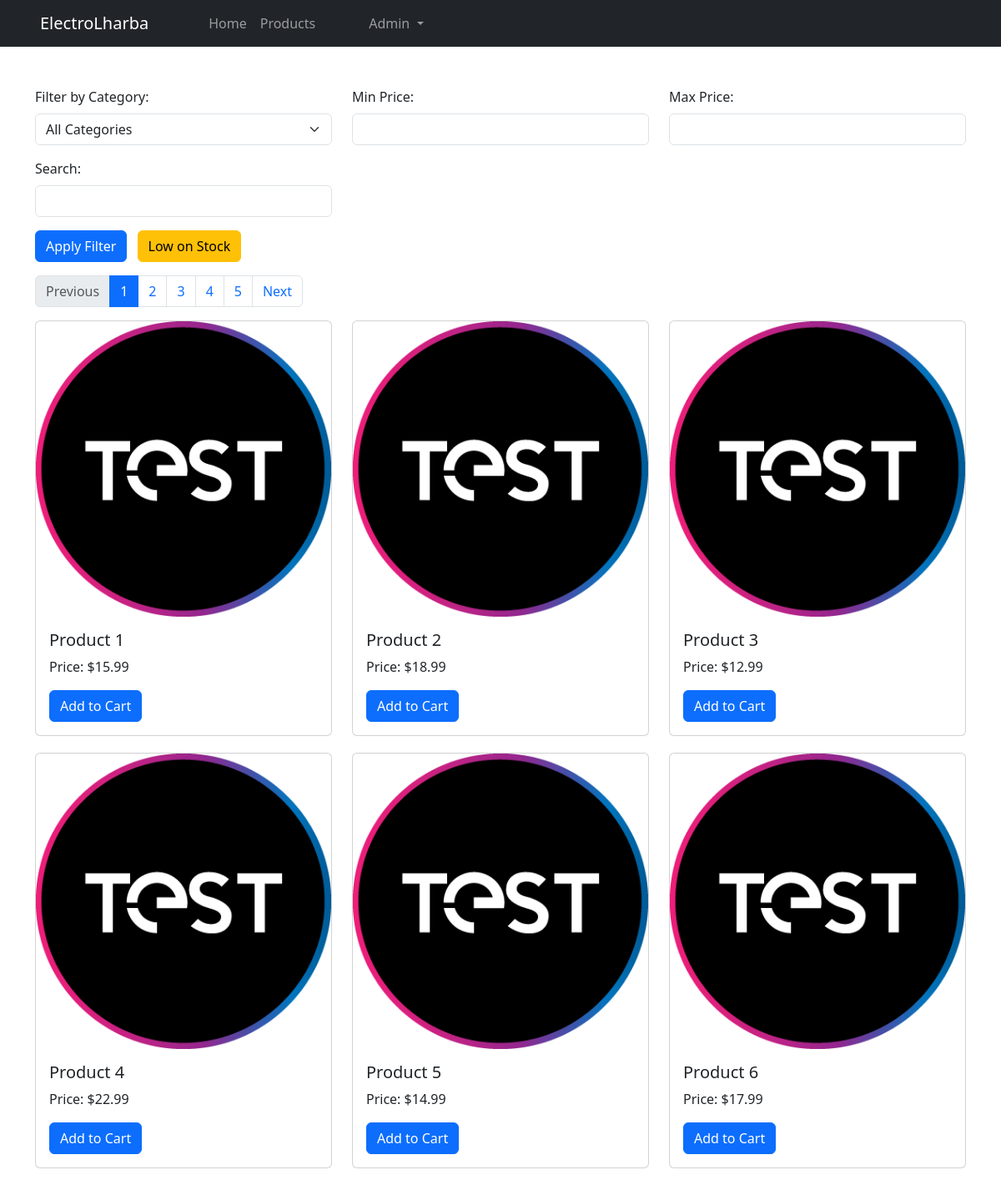
The page /products.php (signed in) on the database its author committed.
### tables this page shows
CREATE TABLE Products (
    product_id INT PRIMARY KEY AUTO_INCREMENT,
    reference VARCHAR(255) NOT NULL,
    image VARCHAR(255) NOT NULL,
    barcode VARCHAR(255) NOT NULL,
    label VARCHAR(255) NOT NULL,
    purchase_price DECIMAL(10, 2) NOT NULL,
    final_price DECIMAL(10, 2) NOT NULL,
    price_offer VARCHAR(255) NOT NULL,
    description TEXT NOT NULL,
    min_quantity INT NOT NULL,
    stock_quantity INT NOT NULL,
    category_id INT,
    disabled BOOLEAN DEFAULT FALSE NOT NULL,
    FOREIGN KEY (category_id) REFERENCES Categories(category_id)
);

### products.php (the view, shortened to what this page needs)
<?php
include 'db_cnx.php';
$categoryFilter = isset($_GET['categoryFilter']) ? $_GET['categoryFilter'] : '';
$minPriceFilter = isset($_GET['minPrice']) ? $_GET['minPrice'] : '';
$maxPriceFilter = isset($_GET['maxPrice']) ? $_GET['maxPrice'] : '';
$searchFilter = isset($_GET['search']) ? $_GET['search'] : '';
$page = isset($_GET['page']) ? intval($_GET['page']) : 1;
$productsPerPage = 6;
$startIndex = ($page - 1) * $productsPerPage;
$totalProductsQuery = "SELECT COUNT(*) as total FROM Products WHERE disabled = FALSE";
$totalProductsResult = mysqli_query($conn, $totalProductsQuery);
$totalProductsRow = mysqli_fetch_assoc($totalProductsResult);
$numProducts = $totalProductsRow['total'];
$totalPages = ceil($numProducts / $productsPerPage);
$productQuery = "SELECT * FROM Products WHERE disabled = FALSE";
$productQuery .= " LIMIT $startIndex, $productsPerPage";
$productResult = mysqli_query($conn, $productQuery);
?>
<!DOCTYPE html>
<html lang="en">
<head>
    <link rel="stylesheet" href="https://cdn.jsdelivr.net/npm/bootstrap@5.3.0/dist/css/bootstrap.min.css">
</head>
<body>
    <?php include("nav.php"); ?>
    <div class="container mt-5">
        <form method="get" id="filterForm">
            <div class="row mb-3">
                <div class="col-md-4">
                    <label for="categoryFilter" class="form-label">Filter by Category:</label>
                    <select name="categoryFilter" id="categoryFilter" class="form-select">
                        <option value="">All Categories</option>
                    </select>
                </div>
                <div class="col-md-4">
                    <label for="minPrice" class="form-label">Min Price:</label>
                    <input type="text" name="minPrice" id="minPrice" class="form-control" value="<?php echo $minPriceFilter; ?>">
                </div>
                <div class="col-md-4">
                    <label for="maxPrice" class="form-label">Max Price:</label>
                    <input type="text" name="maxPrice" id="maxPrice" class="form-control" value="<?php echo $maxPriceFilter; ?>">
                </div>
            </div>
            <div class="row mb-3">
                <div class="col-md-4">
                    <label for="search" class="form-label">Search:</label>
                    <input type="text" name="search" id="search" class="form-control" value="<?php echo $searchFilter; ?>">
                </div>
            </div>
            <div class="mb-3">
                <button type="submit" class="btn btn-primary">Apply Filter</button>
                <button type="submit" class="btn btn-warning ms-2" name="lowOnStock" value="1">Low on Stock</button>
            </div>
        </form>
        <nav aria-label="Page navigation example">
            <ul class="pagination">
                <li class="page-item <?php echo ($page == 1) ? 'disabled' : ''; ?>">
                    <a class="page-link" href="<?php echo generatePageLink($page - 1); ?>">Previous</a>
                </li>
                <?php for ($i = 1; $i <= $totalPages; $i++) : ?>
                    <li class="page-item <?php echo ($page == $i) ? 'active' : ''; ?>">
                        <a class="page-link" href="<?php echo generatePageLink($i); ?>"><?php echo $i; ?></a>
                    </li>
                <?php endfor; ?>
                <li class="page-item <?php echo ($page == $totalPages || $totalPages == 0) ? 'disabled' : ''; ?>">
                    <a class="page-link" href="<?php echo generatePageLink($page + 1); ?>">Next</a>
                </li>
            </ul>
        </nav>
        <div class="row" id="products-container">
            <?php while ($row = mysqli_fetch_assoc($productResult)) : ?>
                <div class="col-md-4">
                    <div class="card">
                        <a href="product-details.php?id=<?php echo $row['product_id']; ?>">
                            <img src="./img/<?php echo $row['image']; ?>" class=" card-img-top" alt="<?php echo $row['label']; ?>">
                        </a>
                        <div class="card-body">
                            <h5 class="card-title"><?php echo $row['label']; ?></h5>
                            <p class="card-text">Price: $<?php echo $row['final_price']; ?></p>
                            <form method="post" action="cart.php?action=add&id=<?php echo $row['product_id']; ?>">
                                <input type="submit" name="add_to_cart" value="Add to Cart" class="btn btn-primary">
                            </form>
                        </div>
                    </div>
                </div>
            <?php endwhile; ?>
        </div>
    </div>
    <?php
    function generatePageLink($pageNumber)
    {
        global $categoryFilter, $minPriceFilter, $maxPriceFilter, $lowOnStockFilter, $searchFilter;
        $link = "?page=$pageNumber";
        $link .= ($categoryFilter != '') ? "&categoryFilter=$categoryFilter" : '';
        $link .= ($minPriceFilter != '') ? "&minPrice=$minPriceFilter" : '';
        $link .= ($maxPriceFilter != '') ? "&maxPrice=$maxPriceFilter" : '';
        $link .= ($lowOnStockFilter) ? '&lowOnStock=1' : '';
        $link .= ($searchFilter != '') ? "&search=$searchFilter" : '';
        return $link;
    }
    ?>
    <?php include("footer.php"); ?>

### nav.php (shortened to what this page needs)
<?php
$userRole = isset($_SESSION["user"]["role"]) ? $_SESSION["user"]["role"] : '';
?>
<div class="d-flex ">
    <nav class="navbar navbar-expand-lg navbar-dark bg-dark px-5 w-100">
        <a class="navbar-brand" href="home.php">ElectroLharba</a>
        <div class="collapse navbar-collapse" id="navbarNav">
            <ul class="navbar-nav ml-auto">
                <div class="ctr d-flex px-5">
                    <li class="nav-item">
                        <a class="nav-link" href="home.php">Home</a>
                    </li>
                    <li class="nav-item">
                        <a class="nav-link" href="products.php">Products</a>
                    </li>
                </div>
                <?php
                if ($userRole === 'admin') { ?>
                    <li class="nav-item dropdown">
                        <a class="nav-link dropdown-toggle" href="#" id="navbarDropdown" role="button" data-toggle="dropdown" aria-haspopup="true" aria-expanded="false">
                            Admin
                        </a>
                    </li>
                <?php } ?>
            </ul>
        </div>
    </nav>
</div>

### footer.php (shortened to what this page needs)
</body>
</html>

### products.php (style rules this page uses)
.card { margin-bottom: 20px; }

### rows shown on the page
products: image (picture), label "Product 1", final_price "15.99"
products: image (picture), label "Product 2", final_price "18.99"
products: image (picture), label "Product 3", final_price "12.99"
products: image (picture), label "Product 4", final_price "22.99"
products: image (picture), label "Product 5", final_price "14.99"
products: image (picture), label "Product 6", final_price "17.99"
